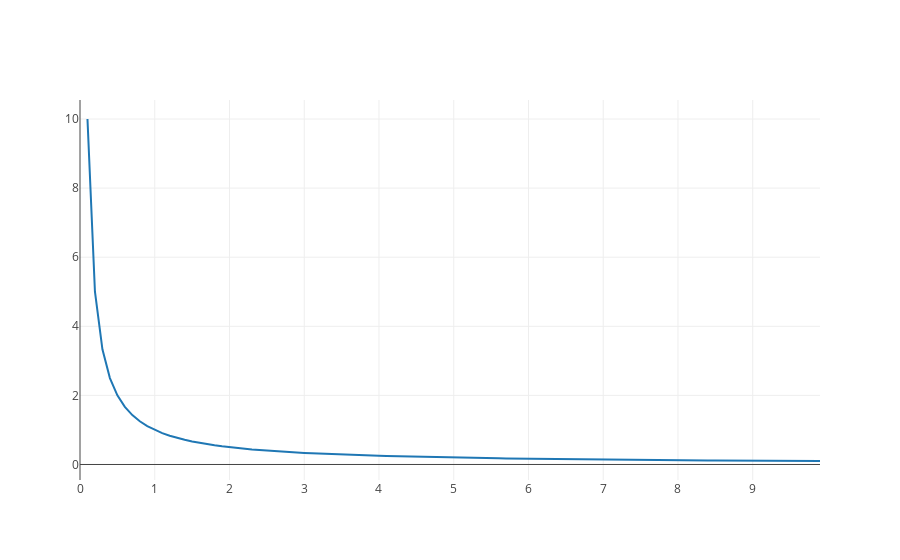

Notebook code for this chart:
### Markdown cell above
and use plotly to plot this function for $x > 0$. Adjust the range for $x$ so that you get a "decent" graph.

### Code cell
range_x = arange(0,10,0.1)
iplot([{"x": range_x, "y": [1/x for x in range_x]}])
